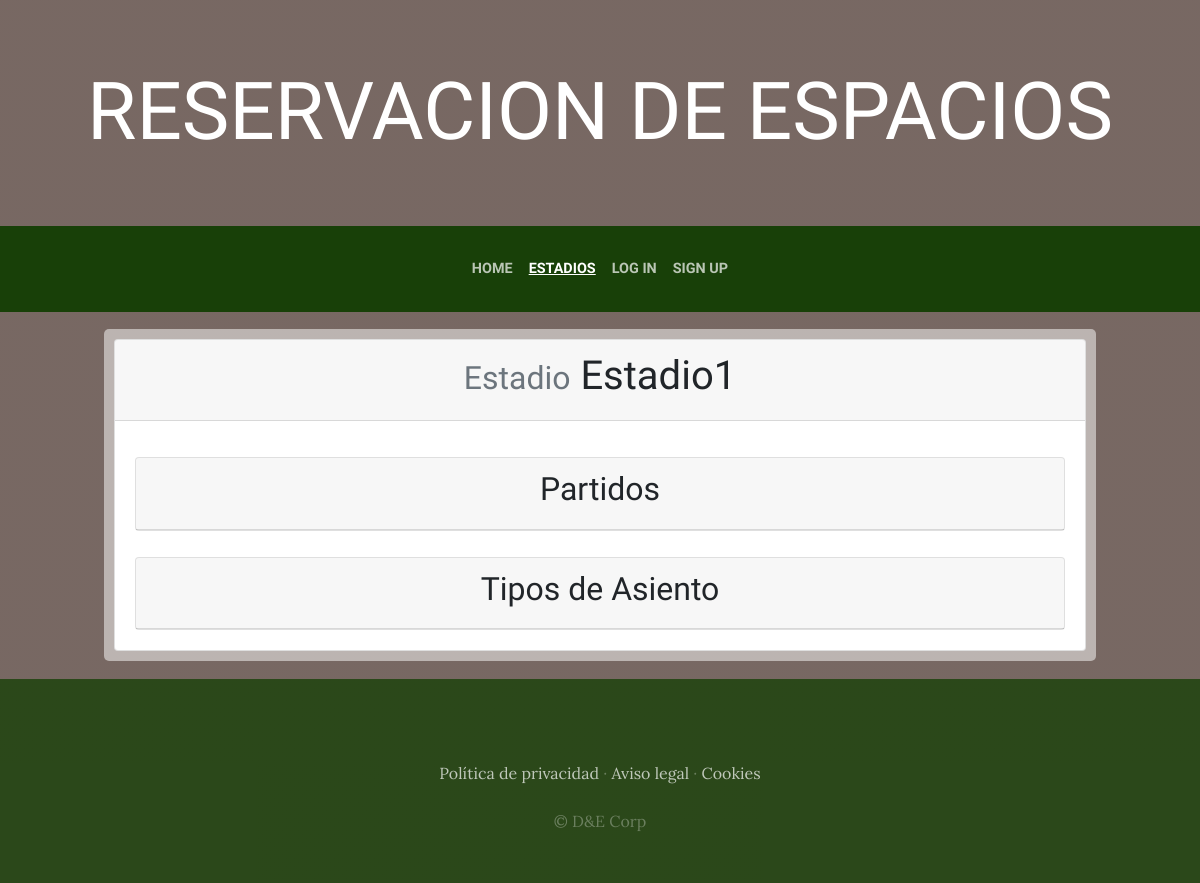
Page /estadio/1/ on the earlier database version.
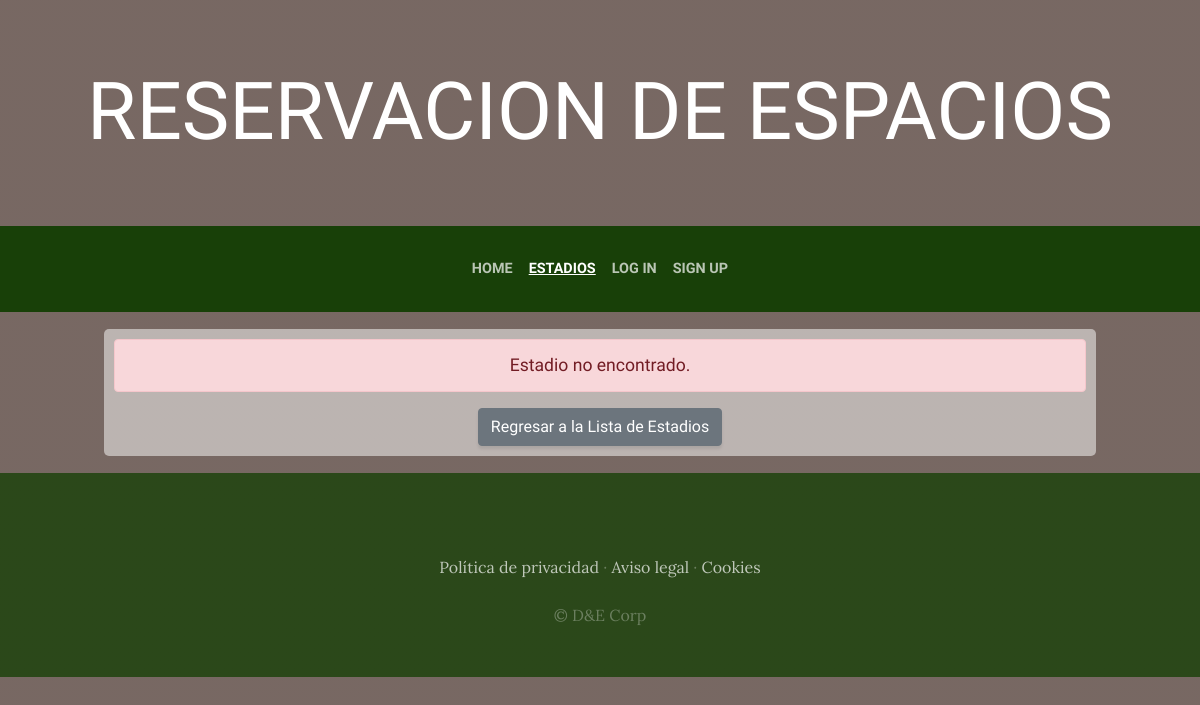
Same page on the later database version.
### app/models.py (models this page shows, shortened)
class Estadio(models.Model):
    nombre = models.CharField(max_length=200)
    descripción = models.TextField(default="")

### app/views.py (the view)
# urls.py: path('estadio/<int:estadio_id>/', views.estadio, name='estadio'),
def estadio(request, estadio_id):
    context = getBaseContext(request=request)
    context['is_estadio_active'] = True
    if request.user.is_authenticated:
        context['create_tipo_asiento_form'] = CreateTipoAsientoForm()
        context['create_partido_form'] = CreatePartidoForm()
    try:
        context['estadio'] = Estadio.objects.get(id=estadio_id)
        context['tipo_asientos_disponibles'] = TipoAsiento.objects.filter(estadio=estadio_id)
        context['partidos_creados'] = Partido.objects.filter(estadio = estadio_id)
    except Estadio.DoesNotExist:
        context['estadio'] = None
    return render(request, 'Estadio.html', context)

### app/views.py (called while the page is built)
def getBaseContext(request):
    context = {
        'isAuthenticated':request.user.is_authenticated,
        'user': None
    }
    if context['isAuthenticated']:
        context['user'] = request.user
    return context

### app/templates/Estadio.html (shortened to what this page needs)
{% extends "base.html" %}
{% block content %}
<div class="fitted-box">
  {% if estadio %}
  <div class="card">
    <div class="card-header">
      <h1><small class="text-muted">Estadio</small> {{ estadio.nombre }}</h1>
    </div>
    {% if not PartidoCreated and error %}
    <div class="card-body">
      {% if not PartidoCreated %}
        <div class="alert alert-danger">Partido no creado: {{ error }}</div>
      {% endif %}
      {% if not ReservaCreated %}
        <div class="alert alert-danger">Reserva no creado: {{ error }}</div>
      {% endif %}
      <a class="btn btn-secondary" href="/estadio/{{ estadio.id }}">Regresar al Estadio</a>
    </div>
    {% else %}
    {% include 'estadios/DatosEstadio.html' %}
    {% endif %}
  </div>
  {% else %}
  <div class="alert alert-danger">Estadio no encontrado.</div>
  <a class="btn btn-secondary" href="/estadios">Regresar a la Lista de Estadios</a>
  {% endif %}
</div>
{% endblock %}

Differences in the rows shown:
removed Estadio: nombre "Estadio1"
Other differences:
text no longer shown: "Estadio Partidos Tipos de Asiento"
text now shown: "Estadio no encontrado. Regresar a la Lista de Estadios"
